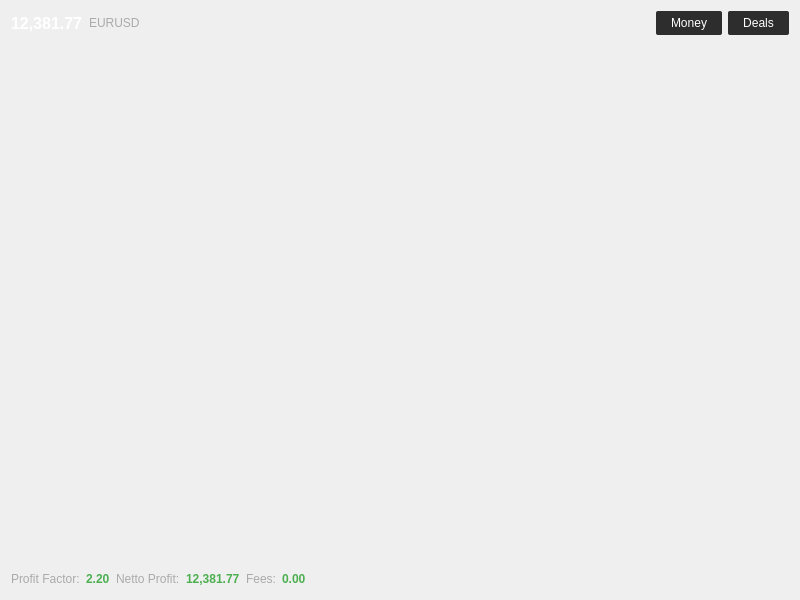
<?xml version="1.0" encoding="UTF-8"?>
<ui version="4.0">
 <class>CurrencyTab</class>
 <widget class="QWidget" name="CurrencyTab">
  <property name="geometry">
   <rect>
    <x>0</x>
    <y>0</y>
    <width>800</width>
    <height>600</height>
   </rect>
  </property>
  <layout class="QVBoxLayout" name="verticalLayout">
   <item>
    <layout class="QHBoxLayout" name="top_layout">
     <item>
      <widget class="QLabel" name="total_value">
       <property name="text">
        <string>12,381.77</string>
       </property>
       <property name="styleSheet">
        <string>color: #FFFFFF; font-weight: bold; font-size: 16px;</string>
       </property>
      </widget>
     </item>
     <item>
      <widget class="QLabel" name="currency_label">
       <property name="text">
        <string>EURUSD</string>
       </property>
       <property name="styleSheet">
        <string>color: #AAAAAA;</string>
       </property>
      </widget>
     </item>
     <item>
      <spacer name="horizontalSpacer">
       <property name="orientation">
        <enum>Qt::Horizontal</enum>
       </property>
       <property name="sizeHint" stdset="0">
        <size>
         <width>40</width>
         <height>20</height>
        </size>
       </property>
      </spacer>
     </item>
     <item>
      <widget class="QPushButton" name="button_money">
       <property name="text">
        <string>Money</string>
       </property>
       <property name="styleSheet">
        <string>
         QPushButton {
             background-color: #2D2D2D;
             color: #FFFFFF;
             border: none;
             padding: 5px 15px;
             border-radius: 2px;
         }
         QPushButton:hover {
             background-color: #404040;
         }
         QPushButton[active="true"] {
             background-color: #2196F3;
         }
        </string>
       </property>
      </widget>
     </item>
     <item>
      <widget class="QPushButton" name="button_deals">
       <property name="text">
        <string>Deals</string>
       </property>
       <property name="styleSheet">
        <string>
         QPushButton {
             background-color: #2D2D2D;
             color: #FFFFFF;
             border: none;
             padding: 5px 15px;
             border-radius: 2px;
         }
         QPushButton:hover {
             background-color: #404040;
         }
         QPushButton[active="true"] {
             background-color: #2196F3;
         }
        </string>
       </property>
      </widget>
     </item>
    </layout>
   </item>
   <item>
    <widget class="QWidget" name="chart_container" native="true">
     <property name="sizePolicy">
      <sizepolicy hsizetype="Preferred" vsizetype="Expanding">
       <horstretch>0</horstretch>
       <verstretch>0</verstretch>
      </sizepolicy>
     </property>
    </widget>
   </item>
   <item>
    <layout class="QHBoxLayout" name="metrics_layout">
     <item>
      <widget class="QLabel" name="label_profit_factor">
       <property name="text">
        <string>Profit Factor:</string>
       </property>
       <property name="styleSheet">
        <string>color: #AAAAAA;</string>
       </property>
      </widget>
     </item>
     <item>
      <widget class="QLabel" name="value_profit_factor">
       <property name="text">
        <string>2.20</string>
       </property>
       <property name="styleSheet">
        <string>color: #4CAF50; font-weight: bold;</string>
       </property>
      </widget>
     </item>
     <item>
      <widget class="QLabel" name="label_netto_profit">
       <property name="text">
        <string>Netto Profit:</string>
       </property>
       <property name="styleSheet">
        <string>color: #AAAAAA;</string>
       </property>
      </widget>
     </item>
     <item>
      <widget class="QLabel" name="value_netto_profit">
       <property name="text">
        <string>12,381.77</string>
       </property>
       <property name="styleSheet">
        <string>color: #4CAF50; font-weight: bold;</string>
       </property>
      </widget>
     </item>
     <item>
      <widget class="QLabel" name="label_fees">
       <property name="text">
        <string>Fees:</string>
       </property>
       <property name="styleSheet">
        <string>color: #AAAAAA;</string>
       </property>
      </widget>
     </item>
     <item>
      <widget class="QLabel" name="value_fees">
       <property name="text">
        <string>0.00</string>
       </property>
       <property name="styleSheet">
        <string>color: #4CAF50; font-weight: bold;</string>
       </property>
      </widget>
     </item>
     <item>
      <spacer name="horizontalSpacer_2">
       <property name="orientation">
        <enum>Qt::Horizontal</enum>
       </property>
       <property name="sizeHint" stdset="0">
        <size>
         <width>40</width>
         <height>20</height>
        </size>
       </property>
      </spacer>
     </item>
    </layout>
   </item>
  </layout>
 </widget>
</ui> 
